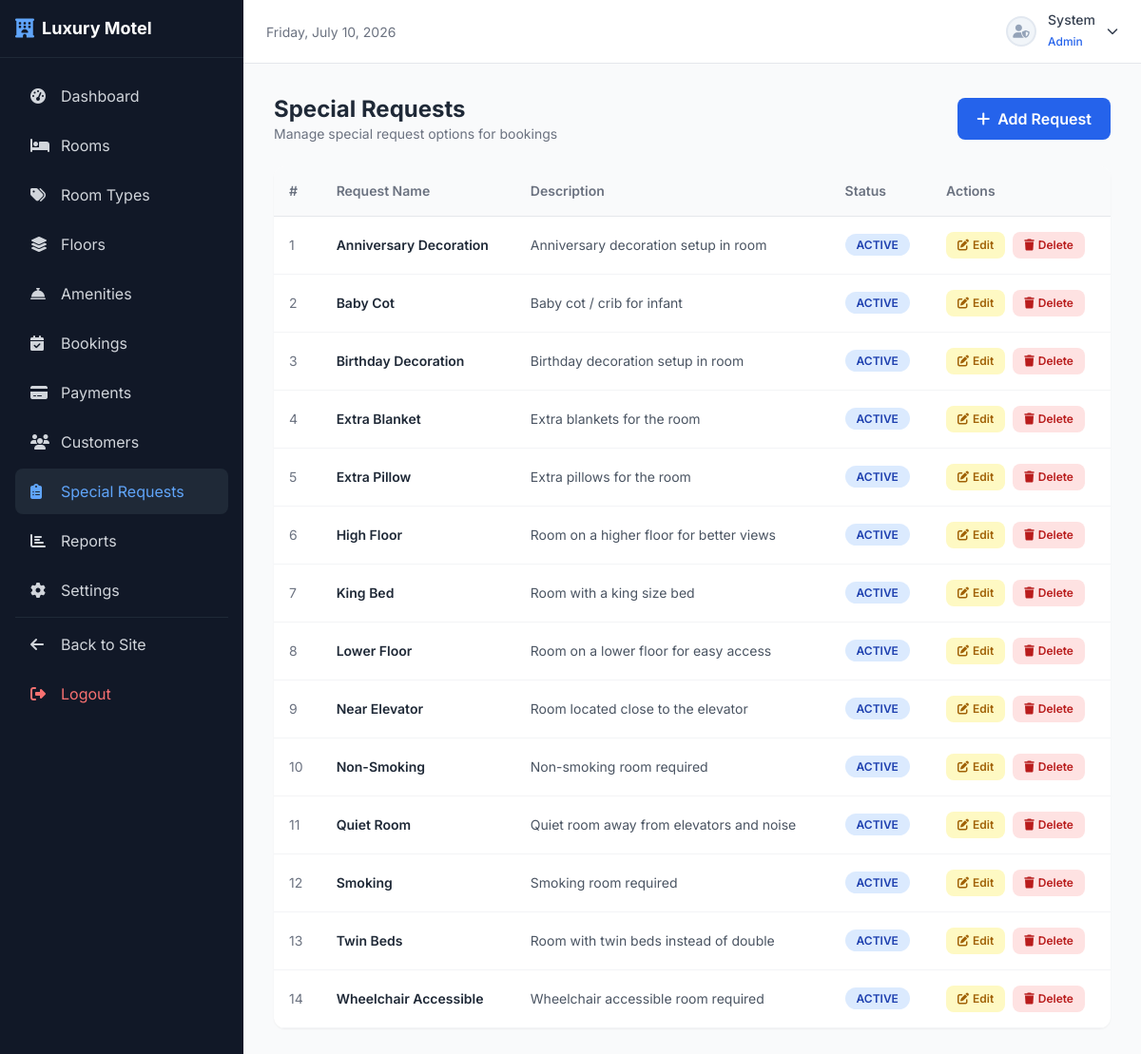
/admin/requests/index.php (signed in), run on the app's committed database.
### tables this page shows
CREATE TABLE IF NOT EXISTS `special_requests` (
    `request_id` INT AUTO_INCREMENT PRIMARY KEY,
    `request_name` VARCHAR(100) NOT NULL UNIQUE,
    `description` TEXT NULL,
    `active` TINYINT(1) DEFAULT 1
);

### config/db.php (called while the page is built, shortened)
<?php
function sanitize($input) {
    return htmlspecialchars(strip_tags(trim($input)), ENT_QUOTES, 'UTF-8');
}

### admin/requests/index.php (the view, shortened to what this page needs)
<?php
require_once '../../config/db.php';
?>
<!DOCTYPE html>
<html lang="en">
<head>
    <script src="https://cdn.tailwindcss.com"></script>
    <link rel="stylesheet" href="https://cdnjs.cloudflare.com/ajax/libs/font-awesome/6.5.1/css/all.min.css">
    <link rel="stylesheet" href="<?php echo SITE_URL; ?>assets/css/style.css">
</head>
<body class="font-[Inter] bg-gray-50">
<?php include '../../includes/sidebar.php'; ?>
<?php include '../../includes/admin-topbar.php'; ?>
<div class="ml-64 p-8">
    <div class="flex items-center justify-between mb-6">
        <div>
            <h1 class="text-2xl font-bold text-gray-800">Special Requests</h1>
            <p class="text-gray-500 text-sm">Manage special request options for bookings</p>
        </div>
        <a href="create.php" class="px-5 py-2.5 bg-blue-600 text-white rounded-lg hover:bg-blue-700 transition font-semibold"><i class="fas fa-plus mr-2"></i>Add Request</a>
    </div>
    <div class="bg-white rounded-xl shadow-sm overflow-hidden">
        <div class="overflow-x-auto">
            <table class="w-full text-sm">
                <thead>
                    <tr class="text-left text-gray-500 border-b bg-gray-50">
                        <th class="p-4 font-semibold">#</th>
                        <th class="p-4 font-semibold">Request Name</th>
                        <th class="p-4 font-semibold">Description</th>
                        <th class="p-4 font-semibold">Status</th>
                        <th class="p-4 font-semibold">Actions</th>
                    </tr>
                </thead>
                <tbody>
                    <?php
                    $stmt = $pdo->query("SELECT * FROM special_requests ORDER BY request_name");
                    $requests = $stmt->fetchAll();
                    foreach ($requests as $i => $r):
                    ?>
                    <tr class="border-b border-gray-100 hover:bg-gray-50">
                        <td class="p-4 text-gray-500"><?php echo $i + 1; ?></td>
                        <td class="p-4 font-semibold text-gray-800"><?php echo sanitize($r['request_name']); ?></td>
                        <td class="p-4 text-gray-600 max-w-xs truncate"><?php echo sanitize($r['description'] ?? 'N/A'); ?></td>
                        <td class="p-4">
                            <span class="badge-status <?php echo $r['active'] ? 'badge-approved' : 'badge-cancelled'; ?>"><?php echo $r['active'] ? 'Active' : 'Inactive'; ?></span>
                        </td>
                        <td class="p-4">
                            <div class="flex items-center space-x-2">
                                <a href="edit.php?id=<?php echo $r['request_id']; ?>" class="px-3 py-1.5 bg-yellow-100 text-yellow-700 rounded-lg hover:bg-yellow-200 transition text-xs font-semibold"><i class="fas fa-edit mr-1"></i>Edit</a>
                                <a href="delete.php?id=<?php echo $r['request_id']; ?>" class="px-3 py-1.5 bg-red-100 text-red-700 rounded-lg hover:bg-red-200 transition text-xs font-semibold" onclick="var _t=this;event.preventDefault();showSystemModal('Delete Request','Delete this special request?','error',function(){location.href=_t.href;})"><i class="fas fa-trash mr-1"></i>Delete</a>
                            </div>
                        </td>
                    </tr>
                    <?php endforeach; ?>
                </tbody>
            </table>
        </div>
    </div>
</div>
<?php include '../../includes/admin-footer.php'; ?>

### assets/css/style.css (style rules this page uses)
.badge-status { padding: 0.25rem 0.75rem; border-radius: 9999px; font-size: 0.75rem; font-weight: 600; text-transform: uppercase; white-space: nowrap; }
.badge-approved { background: #dbeafe; color: #1e40af; }

### data on the page
special_requests: request_name "Anniversary Decoration", description "Anniversary decoration setup in room", active "ACTIVE"
special_requests: request_name "Baby Cot", description "Baby cot / crib for infant", active "ACTIVE"
special_requests: request_name "Birthday Decoration", description "Birthday decoration setup in room", active "ACTIVE"
special_requests: request_name "Extra Blanket", description "Extra blankets for the room", active "ACTIVE"
special_requests: request_name "Extra Pillow", description "Extra pillows for the room", active "ACTIVE"
special_requests: request_name "High Floor", description "Room on a higher floor for better views", active "ACTIVE"
special_requests: request_name "King Bed", description "Room with a king size bed", active "ACTIVE"
special_requests: request_name "Lower Floor", description "Room on a lower floor for easy access", active "ACTIVE"
special_requests: request_name "Near Elevator", description "Room located close to the elevator", active "ACTIVE"
special_requests: request_name "Non-Smoking", description "Non-smoking room required", active "ACTIVE"
special_requests: request_name "Quiet Room", description "Quiet room away from elevators and noise", active "ACTIVE"
special_requests: request_name "Smoking", description "Smoking room required", active "ACTIVE"
special_requests: request_name "Twin Beds", description "Room with twin beds instead of double", active "ACTIVE"
special_requests: request_name "Wheelchair Accessible", description "Wheelchair accessible room required", active "ACTIVE"

### other printed values
$_SESSION['first_name'] "System"
$_SESSION['role_name'] "Admin"
